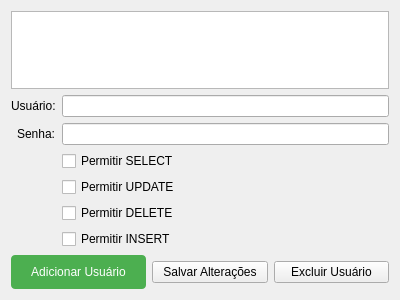
<?xml version="1.0" encoding="UTF-8"?>
<ui version="4.0">
 <class>UserManagementDialog</class>
 <widget class="QDialog" name="UserManagementDialog">
  <property name="geometry">
   <rect>
    <x>0</x>
    <y>0</y>
    <width>400</width>
    <height>300</height>
   </rect>
  </property>
  <property name="windowTitle">
   <string>Gerenciamento de Usuários</string>
  </property>
  <layout class="QVBoxLayout" name="verticalLayout">
   <item>
    <widget class="QListWidget" name="userListWidget"/>
   </item>
   <item>
    <layout class="QFormLayout" name="formLayout">
     <property name="fieldGrowthPolicy">
      <enum>QFormLayout::ExpandingFieldsGrow</enum>
     </property>
     <property name="labelAlignment">
      <set>Qt::AlignRight|Qt::AlignTrailing|Qt::AlignVCenter</set>
     </property>
     <property name="formAlignment">
      <set>Qt::AlignLeading|Qt::AlignLeft|Qt::AlignTop</set>
     </property>
     <item row="0" column="0">
      <widget class="QLabel" name="labelUsername">
       <property name="text">
        <string>Usuário:</string>
       </property>
      </widget>
     </item>
     <item row="0" column="1">
      <widget class="QLineEdit" name="lineEditUsername"/>
     </item>
     <item row="1" column="0">
      <widget class="QLabel" name="labelPassword">
       <property name="text">
        <string>Senha:</string>
       </property>
      </widget>
     </item>
     <item row="1" column="1">
      <widget class="QLineEdit" name="lineEditPassword">
       <property name="echoMode">
        <enum>QLineEdit::Password</enum>
       </property>
      </widget>
     </item>
     <item row="2" column="1">
      <widget class="QCheckBox" name="checkBoxSelect">
       <property name="text">
        <string>Permitir SELECT</string>
       </property>
      </widget>
     </item>
     <item row="3" column="1">
      <widget class="QCheckBox" name="checkBoxUpdate">
       <property name="text">
        <string>Permitir UPDATE</string>
       </property>
      </widget>
     </item>
     <item row="4" column="1">
      <widget class="QCheckBox" name="checkBoxDelete">
       <property name="text">
        <string>Permitir DELETE</string>
       </property>
      </widget>
     </item>
     <item row="5" column="1">
      <widget class="QCheckBox" name="checkBoxInsert">
       <property name="text">
        <string>Permitir INSERT</string>
       </property>
      </widget>
     </item>
    </layout>
   </item>
   <item>
    <layout class="QHBoxLayout" name="horizontalLayout">
     <item>
      <widget class="QPushButton" name="addUserButton">
 <property name="text">
  <string>Adicionar Usuário</string>
 </property>
 <property name="styleSheet">
  <string notr="true">background-color: #4CAF50; color: white; border: none; border-radius: 4px; padding: 10px 20px;</string>
 </property>
</widget>

     </item>
     <item>
      <widget class="QPushButton" name="saveUserButton">
       <property name="text">
        <string>Salvar Alterações</string>
       </property>
      </widget>
     </item>
     <item>
      <widget class="QPushButton" name="deleteUserButton">
       <property name="text">
        <string>Excluir Usuário</string>
       </property>
      </widget>
     </item>
    </layout>
   </item>
  </layout>
 </widget>
 <resources/>
 <connections/>
</ui>
